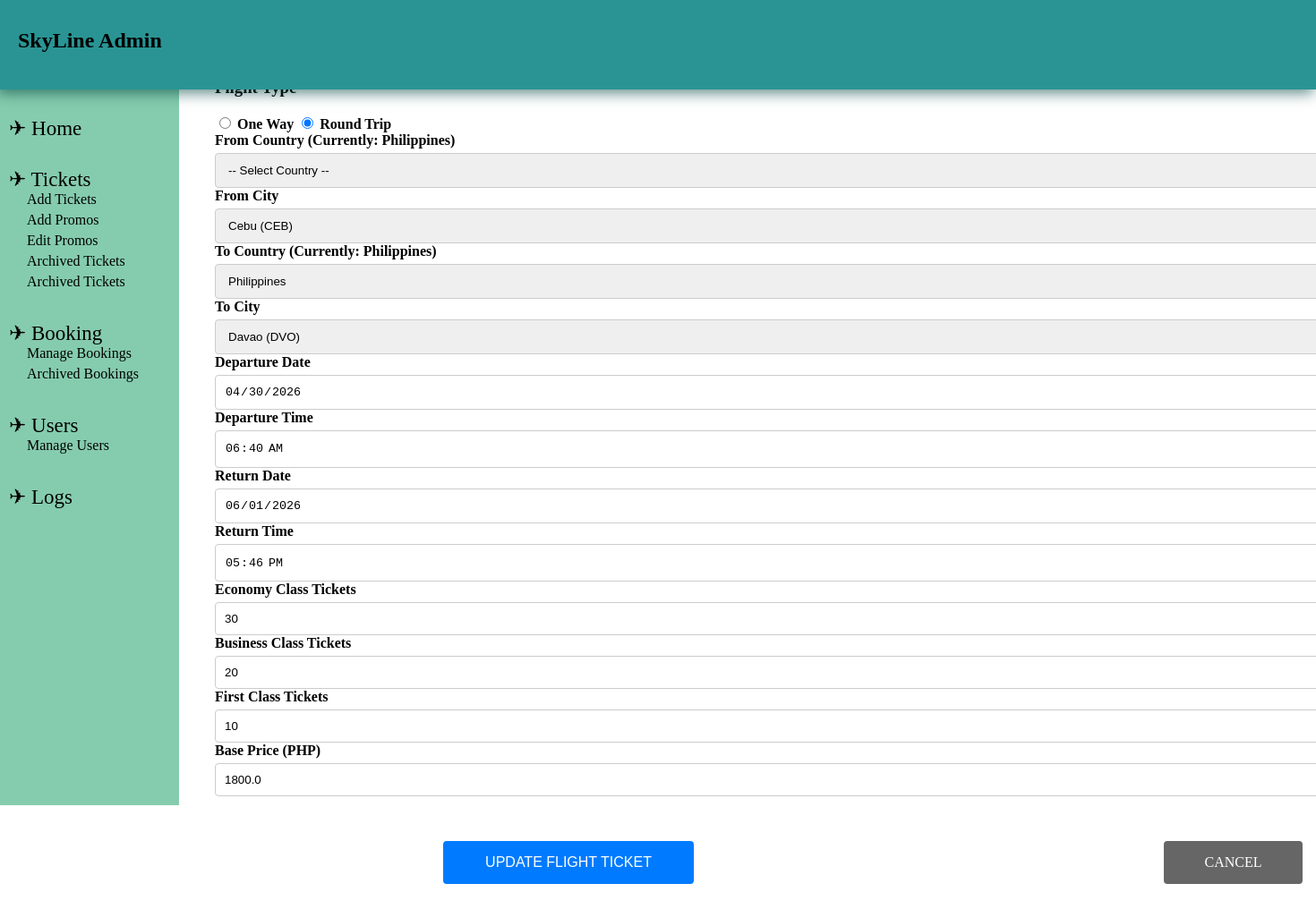
Page /edittickets/2 on the committed database.
### app.py (models this page shows)
class Flight(db.Model):
    id = db.Column(db.Integer, primary_key=True)
    from_country = db.Column(db.String(50), nullable=False)
    from_city = db.Column(db.String(50), nullable=False)
    to_country = db.Column(db.String(50), nullable=False)
    to_city = db.Column(db.String(50), nullable=False)
    dep_date = db.Column(db.String(20), nullable=False)
    dep_time = db.Column(db.String(20), nullable=False)
    ret_date = db.Column(db.String(20), nullable=False)
    ret_time = db.Column(db.String(20), nullable=False)
    duration = db.Column(db.String(20), nullable=False)
    tickets_economy = db.Column(db.Integer)
    tickets_business = db.Column(db.Integer)
    tickets_first = db.Column(db.Integer)
    price = db.Column(db.Float, nullable=False)
    promo_code = db.Column(db.String(50), nullable=False)
    trip_type=db.Column(db.String(50), nullable=False)

### app.py (the view, shortened to what this page needs)
@app.route('/edittickets/<int:flight_id>', methods=['GET', 'POST'])
def edittickets(flight_id):
    flight = Flight.query.get_or_404(flight_id)
    return render_template('edittickets.html', flight=flight)

### app.py (called while the page is built)
@app.after_request
def add_header(response):
    response.headers["Cache-Control"] = "no-cache, no-store, must-revalidate"
    response.headers["Pragma"] = "no-cache"
    response.headers["Expires"] = "0"
    return response

### templates/edittickets.html (shortened to what this page needs)
<!DOCTYPE html>
<html lang="en">
<head>
    <title>SkyLine Admin | Edit Flight</title> <link rel="stylesheet" href="{{ url_for('static', filename='adminstyle.css') }}">
</head>
<body style="height: fit-content;">
    <div class="header">
        <h2 style="margin: 32px auto auto 20px;">SkyLine Admin</h2>
    </div>
<div class="allbody" style="display: flex;">
        <div class="nav" style="width: 200px; height: 100vh; position: fixed; top: 100px">
            <ul>
                <li class="major"><a href="{{ url_for('index') }}">&#9992; Home</a></li>
                <li class="major"><a href="#">&#9992; Tickets</a></li>
                <li class="minor"><a href="{{ url_for('addtickets') }}">Add Tickets</a></li>
                <li class="minor"><a href="{{ url_for('addpromos') }}">Add Promos</a></li>
                <li class="minor"><a href="{{ url_for('editpromos') }}">Edit Promos</a></li>
                <li class="minor"><a href="{{ url_for('archivetickets') }}">Archived Tickets</a></li>
                <li class="minor"><a href="{{ url_for('archivepromos') }}">Archived Tickets</a></li>
                <li class="major"><a href="#">&#9992; Booking</a></li>
                <li class="minor"><a href="{{ url_for('managebook') }}">Manage Bookings</a></li>
                <li class="minor"><a href="{{ url_for('archivebook') }}">Archived Bookings</a></li>
                <li class="major"><a href="#">&#9992; Users</a></li>
                <li class="minor"><a href="{{ url_for('manageuser') }}">Manage Users</a></li>
                <li class="major"><a href="{{ url_for('logs') }}">&#9992; Logs</a></li>
            </ul>
        </div>
        <div class="main-content" style="margin-left: 220px; padding: 20px; width: 100%;">
            <div class="form-container">
                <form action="{{ url_for('edittickets', flight_id=flight.id) }}" method="POST">
                    <h2 style="color: #004d4d;">Update Flight Ticket #{{ flight.id }}</h2>
                    <div class="form-section">
                        <h3>Flight Type</h3>
                        <div class="radio-group">
                            <input type="radio" name="trip_type" value="one way trip" id="oneway" onclick="toggleReturn()" {% if flight.trip_type == 'one way trip' %}checked{% endif %}>
                            <label for="oneway">One Way</label>
                            <input type="radio" name="trip_type" value="round trip" id="roundtrip" onclick="toggleReturn()" {% if flight.trip_type == 'round trip' %}checked{% endif %}>
                            <label for="roundtrip">Round Trip</label>
                        </div>
                    </div>
                    <div class="form-grid">
                        <div class="form-group">
                            <label>From Country (Currently: {{ flight.from_country }})</label>
                            <select name="from_country" id="from_country" onchange="updateCities('from')" required>
                                <option value="">-- Select Country --</option>
                            </select>
                        </div>
                        <div class="form-group">
                            <label>From City</label>
                            <select name="from_city" id="from_city" required>
                                <option value="{{ flight.from_city }}">{{ flight.from_city }}</option>
                            </select>
                        </div>
                        <div class="form-group">
                            <label>To Country (Currently: {{ flight.to_country }})</label>
                            <select name="to_country" id="to_country" onchange="updateCities('to')" required>
                                {% for country in ["Afghanistan", "Australia", "Japan", "Philippines", "United States"] %}
                                <option value="{{ country }}" {% if flight.to_country == country %}selected{% endif %}>{{ country }}</option>
                                {% endfor %}
                            </select>
                        </div>
                        <div class="form-group">
                            <label>To City</label>
                            <select name="to_city" id="to_city" required>
                                <option value="{{ flight.to_city }}">{{ flight.to_city }}</option>
                            </select>
                        </div>
                    </div>
                    <div class="form-grid">
                        <div class="form-group">
                            <label>Departure Date</label>
                            <input type="date" name="dep_date" value="{{ flight.dep_date }}" required>
                        </div>
                        <div class="form-group">
                            <label>Departure Time</label>
                            <input type="time" name="dep_time" value="{{ flight.dep_time }}" required>
                        </div>
                    </div>
                    <div id="return-section" style="display: {{ 'block' if flight.trip_type == 'round trip' else 'none' }};">
                        <div class="form-grid">
                            <div class="form-group">
                                <label>Return Date</label>
                                <input type="date" name="ret_date" value="{{ flight.ret_date }}">
                            </div>
                            <div class="form-group">
                                <label>Return Time</label>
                                <input type="time" name="ret_time" value="{{ flight.ret_time }}">
                            </div>
                        </div>
                    </div>
                    <div class="form-grid">
                        <div class="form-group">
                            <label>Economy Class Tickets</label>
                            <input type="number" name="tickets_economy" value="{{ flight.tickets_economy }}" min="0" required>
                        </div>
                        <div class="form-group">
                            <label>Business Class Tickets</label>
                            <input type="number" name="tickets_business" value="{{ flight.tickets_business }}" min="0" required>
                        </div>
                        <div class="form-group">
                            <label>First Class Tickets</label>
                            <input type="number" name="tickets_first" value="{{ flight.tickets_first }}" min="0" required>
                        </div>
                        <div class="form-group">
                            <label>Base Price (PHP)</label>
                            <input type="number" step="0.01" name="price" value="{{ flight.price }}" required>
                        </div>
                    </div>
                    <div style="display: flex; gap: 15px; margin-top: 20px;">
                        <button type="submit" class="submit-btn" style="flex: 2;">UPDATE FLIGHT TICKET</button>
                        <a href="{{ url_for('admin_dashboard') }}" class="submit-btn" style="flex: 1; background: #666; text-align: center; text-decoration: none;">CANCEL</a>
                    </div>
                </form>
            </div>
        </div>
</div>
</body>
</html>

### static/adminstyle.css (style rules this page uses)
html, body { margin: 0; padding: 0; }
.header { background-color: rgb(42, 148, 148); font-family: 'Franklin Gothic Medium'; width: 100%; height: 100px; position:fixed; z-index: 5000; box-shadow: -3px 4px 15px rgba(1, 70, 66, 0.63); margin: 0; padding: 0; }
.nav a { text-decoration: none; color: black; }
.major { padding-left: 10px; padding-top: 30px; font-size: 23px; }
.minor { padding-left: 30px; padding-bottom: 5px; font-size: 16px; }
.form-group { flex: 1; display: flex; flex-direction: column; }
label { font-weight: bold; margin-bottom: 5px; }
input, select { padding: 10px; border: 1px solid #ccc; border-radius: 4px; }
.submit-btn { width: 100%; padding: 15px; background: #007bff; color: white; border: none; border-radius: 4px; cursor: pointer; font-size: 16px; margin: 30px 255px; width: 300px; }

### rows in the picture
Flight: trip_type "☐ One Way", trip_type "☑ Round Trip", from_country "Philippines", from_city "Cebu (CEB)", to_country "Philippines", to_city "Davao (DVO)", dep_date "04/30/2026", dep_time "06:40", ret_date "06/01/2026", ret_time "17:46", tickets_economy "30", tickets_business "20", tickets_first "10", price "1800.0"
